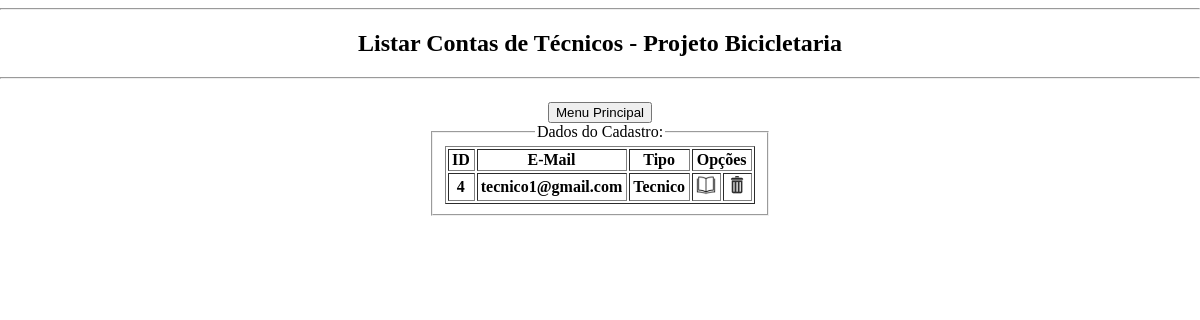
The app's page /listarContasTec-ADM.php, older data.
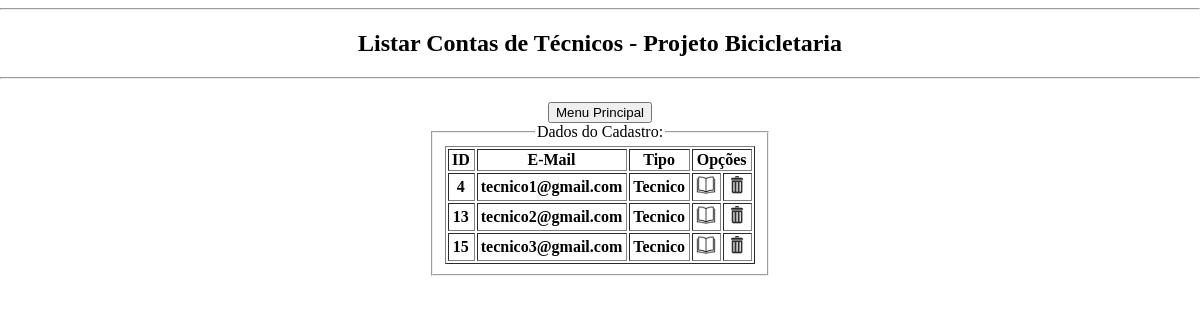
The same page, newer data.
### tables this page shows
CREATE TABLE `usuario` (
  `idUsuario` int(11) NOT NULL,
  `email` varchar(200) NOT NULL,
  `senha` varchar(32) NOT NULL,
  `idListaPerfil_Usuario` int(11) NOT NULL
);

CREATE TABLE `listaperfil` (
  `idListaPerfil` int(11) NOT NULL,
  `nome` varchar(10) NOT NULL
);

### listarContasTec-ADM.php (the view, shortened to what this page needs)
<!DOCTYPE HTML>
<html lang="pt-br">
	<head>
		<link rel="stylesheet" type="text/css" href="stylesheet.css" />
	</head>
	<body>
		<header>
			<hr>
			<h2><center>Listar Contas de Técnicos - Projeto Bicicletaria</center></h2>
			<hr>
		</header>
		<nav>
			<a href="menuADM.php">
				<input class="botaoTop" type="button" value="Menu Principal" name="index" align="center">
			</a>
		</nav>
		<div>
			<fieldset>
				<legend>
					Dados do Cadastro:
				</legend>
				<table border="1" style ="margin : 0 auto">
					<th>ID</th>
					<th>E-Mail</th>
					<th>Tipo</th>
					<th colspan="2">Opções</th>
					<?php
						include "conexao.php";
						$sql = "SELECT idUsuario, email, listaperfil.nome FROM usuario
								LEFT JOIN listaperfil ON listaperfil.idListaPerfil = usuario.idListaPerfil_usuario
								WHERE idListaPerfil_usuario = 3
								GROUP BY usuario.idUsuario";
						$contatos = $conex -> prepare($sql);
						$contatos -> execute();
						foreach($contatos as $bolacha)
						{
								$id = $bolacha['idUsuario'];
								$email = $bolacha['email'];
								$tipo = $bolacha['nome'];
								echo "<tr>";
								echo "<th>".$id."</th>";
								echo "<th>".$email."</th>";
								echo "<th align='center'>".$tipo."</th>";
								echo "<th>
										<a href='edicaoContas.php?email=$email&editar=editar'>
											<img src='imagens/Expandir01.png' width='20px'>
										</a>
									  </th>";
								echo "<th>
										<a href='exclusaoContas.php?email=$email&editar=editar'>
											<img src='imagens/Lixo01.png' width='20px'>
										</a>
									  </th>";
								echo "</tr>";
						}
					?>
				</table>
			</fieldset>
		</div>
	</body>
</html>

Row changes from the older to the newer data that the page shows:
added usuario: idUsuario "13", email "tecnico2@gmail.com", idListaPerfil_Usuario.nome "Tecnico"
added usuario: idUsuario "15", email "tecnico3@gmail.com", idListaPerfil_Usuario.nome "Tecnico"
